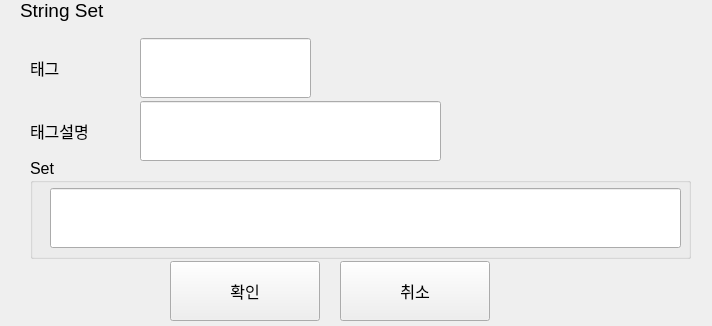
<?xml version="1.0" encoding="UTF-8"?>
<ui version="4.0">
 <class>CStringSet</class>
 <widget class="QDialog" name="CStringSet">
  <property name="geometry">
   <rect>
    <x>0</x>
    <y>0</y>
    <width>712</width>
    <height>326</height>
   </rect>
  </property>
  <property name="font">
   <font>
    <pointsize>12</pointsize>
   </font>
  </property>
  <property name="windowTitle">
   <string>Dialog</string>
  </property>
  <widget class="QToolButton" name="btnOk">
   <property name="geometry">
    <rect>
     <x>170</x>
     <y>261</y>
     <width>150</width>
     <height>60</height>
    </rect>
   </property>
   <property name="text">
    <string>확인</string>
   </property>
  </widget>
  <widget class="QToolButton" name="btnCancel">
   <property name="geometry">
    <rect>
     <x>340</x>
     <y>261</y>
     <width>150</width>
     <height>60</height>
    </rect>
   </property>
   <property name="text">
    <string>취소</string>
   </property>
  </widget>
  <widget class="QLabel" name="label_3">
   <property name="geometry">
    <rect>
     <x>30</x>
     <y>101</y>
     <width>101</width>
     <height>60</height>
    </rect>
   </property>
   <property name="text">
    <string>태그설명</string>
   </property>
  </widget>
  <widget class="QLineEdit" name="editDesc">
   <property name="geometry">
    <rect>
     <x>140</x>
     <y>101</y>
     <width>301</width>
     <height>60</height>
    </rect>
   </property>
   <property name="font">
    <font>
     <pointsize>14</pointsize>
    </font>
   </property>
  </widget>
  <widget class="QLabel" name="label">
   <property name="geometry">
    <rect>
     <x>20</x>
     <y>0</y>
     <width>111</width>
     <height>21</height>
    </rect>
   </property>
   <property name="font">
    <font>
     <pointsize>14</pointsize>
    </font>
   </property>
   <property name="text">
    <string>String Set</string>
   </property>
  </widget>
  <widget class="QLabel" name="label_2">
   <property name="geometry">
    <rect>
     <x>30</x>
     <y>38</y>
     <width>101</width>
     <height>60</height>
    </rect>
   </property>
   <property name="text">
    <string>태그</string>
   </property>
  </widget>
  <widget class="QGroupBox" name="groupBox">
   <property name="geometry">
    <rect>
     <x>30</x>
     <y>158</y>
     <width>661</width>
     <height>101</height>
    </rect>
   </property>
   <property name="title">
    <string>Set</string>
   </property>
   <widget class="MyLineEdit" name="editValue">
    <property name="geometry">
     <rect>
      <x>20</x>
      <y>30</y>
      <width>631</width>
      <height>60</height>
     </rect>
    </property>
    <property name="font">
     <font>
      <pointsize>14</pointsize>
     </font>
    </property>
   </widget>
  </widget>
  <widget class="QLineEdit" name="editTagName">
   <property name="geometry">
    <rect>
     <x>140</x>
     <y>38</y>
     <width>171</width>
     <height>60</height>
    </rect>
   </property>
   <property name="font">
    <font>
     <pointsize>14</pointsize>
    </font>
   </property>
  </widget>
 </widget>
 <customwidgets>
  <customwidget>
   <class>MyLineEdit</class>
   <extends>QLineEdit</extends>
   <header location="global">mylineedit.h</header>
  </customwidget>
 </customwidgets>
 <resources/>
 <connections>
  <connection>
   <sender>btnCancel</sender>
   <signal>clicked()</signal>
   <receiver>CStringSet</receiver>
   <slot>reject()</slot>
   <hints>
    <hint type="sourcelabel">
     <x>419</x>
     <y>269</y>
    </hint>
    <hint type="destinationlabel">
     <x>355</x>
     <y>162</y>
    </hint>
   </hints>
  </connection>
 </connections>
</ui>
